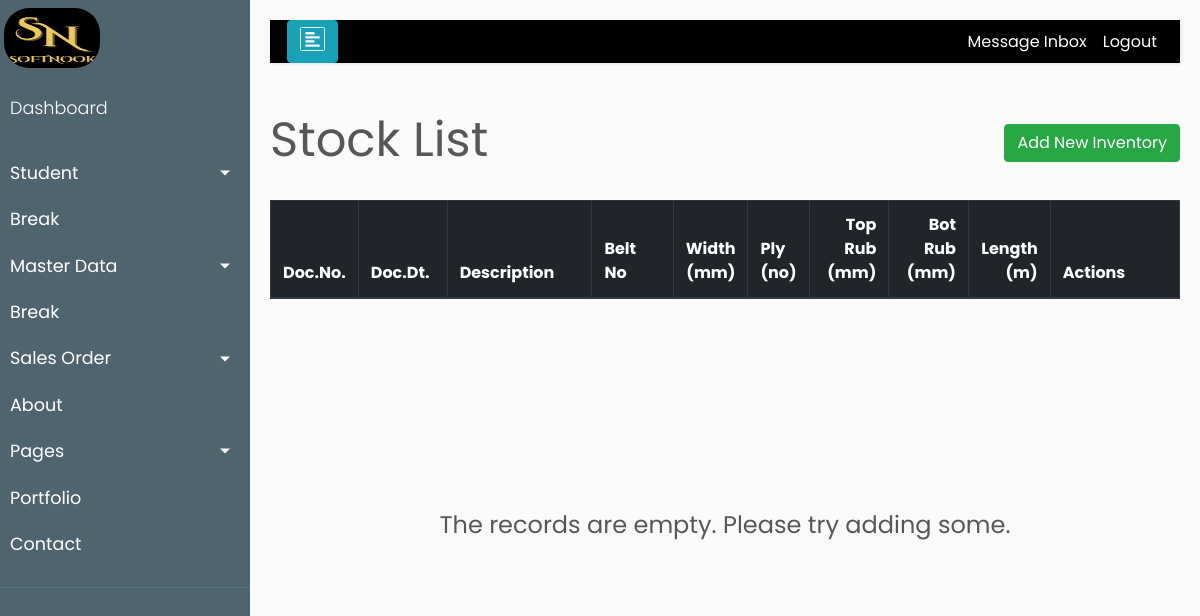
/product/stock/, run on an earlier commit of the app's database.
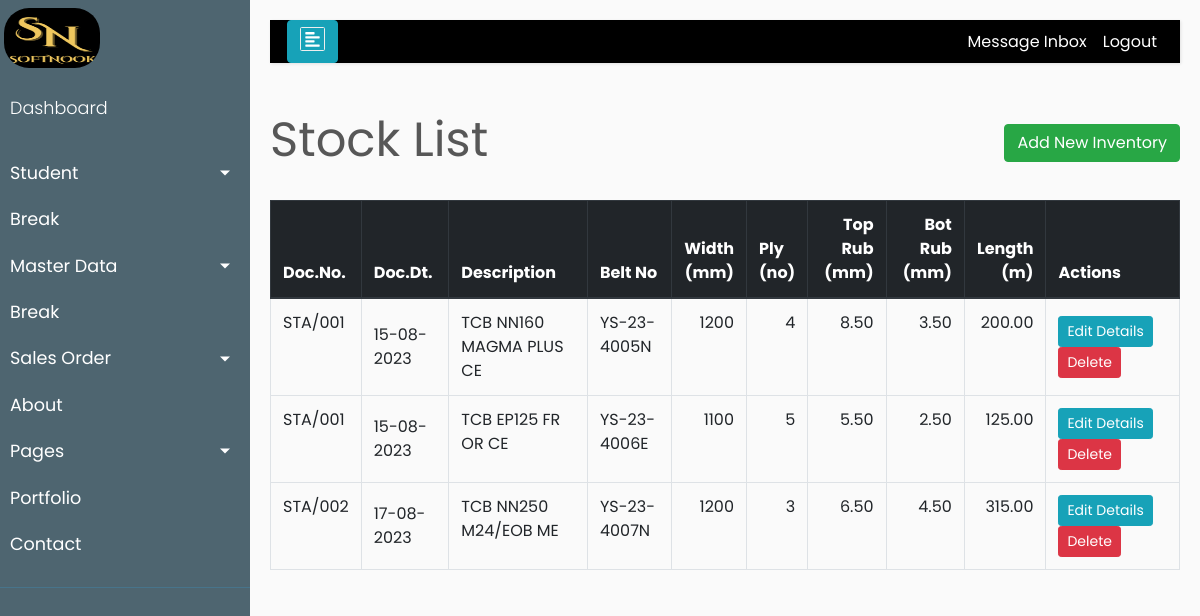
And on a later commit of the database.
### product/models.py (models this page shows, shortened)
class Stock(models.Model):
    id              = models.AutoField(primary_key=True)
    doc_no          = models.CharField(verbose_name='Doc.No.', max_length=20, null=True, blank=True)
    doc_dt          = models.DateField(verbose_name='Doc.Date', null=True, blank=True)
    belt_no         = models.CharField(verbose_name='Belt No', max_length=20, unique=True, null=True, blank=True)
    name            = models.CharField(verbose_name='Item Code', max_length=10, null=True, blank=True)
    prod_des        = models.ForeignKey(Product, on_delete = models.CASCADE, related_name='proddesc')
    item_text       = models.CharField(verbose_name='Item Description', max_length=100, null=True, blank=True)
    width           = models.IntegerField(verbose_name='Width(mm)',validators=[MinValueValidator(500), MaxValueValidator(1800)],null=True, blank=True)
    ply             = models.IntegerField(verbose_name='Ply(no)',validators=[MinValueValidator(2), MaxValueValidator(8)],null=True, blank=True)
    tr              = models.DecimalField(verbose_name='Top Rubber(mm)',validators=[MinValueValidator(1.5), MaxValueValidator(20.00)],max_digits=5, decimal_places=2,null=True,blank=True)
    br              = models.DecimalField(verbose_name='Bot Rubber(mm)',validators=[MinValueValidator(1.5), MaxValueValidator(20.00)],max_digits=5, decimal_places=2,null=True,blank=True)
    quantity        = models.DecimalField(verbose_name='Quantity(m)',validators=[MinValueValidator(10), MaxValueValidator(450.00)],max_digits=6, decimal_places=2,null=True,blank=True)
    is_deleted      = models.BooleanField(default=False)
    created_date    = models.DateTimeField(auto_now_add=True)
    modified_date   = models.DateTimeField(auto_now=True)
    fk_email 	    = models.ForeignKey(Account,verbose_name="email key", on_delete=models.CASCADE, null=True, blank=True)

class Product(models.Model):
    prod_code = models.CharField(verbose_name='Prod-Code', max_length=10, unique=True, null=True, blank=True)
    PROD_CHOICES    = (
 		 (None, 'Select'),
         ('01', 'SCB'),
         ('02', 'TCB'),
         ('03', 'S-PIPE'),
         ('04', 'T-PIPE'),
	)
    prod_tag        = models.CharField(verbose_name='Prod-Catg', max_length=7,
	                                  choices=PROD_CHOICES, null=True, blank=True)
    FAB_CHOICES     = (
 		 (None, 'Select'),
         ('01', 'NN'),
         ('02', 'EP'),
         ('03', 'PP'),
	)
    fab_type        = models.CharField(verbose_name='Fab-type', max_length=5,
	                                  choices=FAB_CHOICES, null=True, blank=True)
    FAB_DSG  = (
         (None, 'Select'),
         ('01', '90'),
         ('02', '100'),
         ('03', '125'),
         ('04', '160'),
         ('05', '200'),
         ('06', '250'),
         ('07', '315'),
         ('08', '350'),
         ('09', '400'),
         ('10', '450'),
         ('11', '500'),
    )
    fab_str         = models.CharField(verbose_name='Fab-Style', max_length=3,
	                                  choices=FAB_DSG, null=True, blank=True)
    grade           = models.ForeignKey("Grade", verbose_name="Grade", on_delete=models.CASCADE, null=True, blank=True)
    EDGE_CHOICES = (
 		 (None, 'Select'),
         ('01', 'CE'),
         ('02', 'ME'),
	)
    edge            = models.CharField(verbose_name='Edge', max_length=5,choices=EDGE_CHOICES, null=True, blank=True)
    ST_CHOICES = (
            (None, 'Select'),
            ('ST 1000','ST 1000'),
            ('ST 1250','ST 1250'),
            ('ST 1400','ST 1400'),
            ('ST 1600','ST 1600'),
            ('ST 1800','ST 1800'),
            ('ST 2000','ST 2000'),
            ('ST 2500','ST 2500'),
            ('ST 2800','ST 2800'),
            ('ST 3150','ST 3150'),
            ('ST 3500','ST 3500'),
            ('ST 4000','ST 4000'),
            ('ST 4500','ST 4500'),
            ('ST 5000','ST 5000'),
            ('ST 5400','ST 5400'),
            ('ST 6300','ST 6300'),
            ('ST 6800','ST 6800'),
            ('ST 7500','ST 7500'),
            ('ST 2250','ST 2250'),
	)
    st_rating       = models.CharField(verbose_name='Strength', max_length=7,choices=ST_CHOICES, null=True, blank=True)
    STCON_CHOICES   = (
 		 (None, 'Select'),
         ('01', '7x7'),
         ('02', '7x19'),
	)
    cord_const      = models.CharField(verbose_name='Cord Const.', max_length=15,choices=STCON_CHOICES, null=True, blank=True)
    prod_des        = models.CharField(verbose_name='Item Description', max_length=250, null=True, blank=True)
    created_date    = models.DateTimeField(auto_now_add=True)
    modified_date   = models.DateTimeField(auto_now=True)
    email 	        = models.ForeignKey(Account,verbose_name="email key", on_delete=models.CASCADE, null=True, blank=True)
    def __str__(self):
        return f'{self.prod_des}'

### product/views.py (the view)
# urls.py: path('stock/', StockListView.as_view(), name='stock-list'),
class StockListView(ListView):
    model = Stock
    template_name = "product/stock_list.html"
    queryset = Stock.objects.filter(is_deleted=False)

### product/templates/product/stock_list.html (shortened to what this page needs)
{% extends 'base.html' %}
{% load static %}
{% block content %}
    <div class="row" style="color: #575757; font-style: bold; font-size: 3rem;">
        <div class="col-md-8">Stock List</div>
        <div class="col-md-4">
            <div style="float:right;"> <a class="btn btn-success" href="{% url 'product:stock-create' %}">Add New Inventory</a> </div>
        </div>
    </div>
    <br>
    <table id="stock" class="table table-css table-hover table-bordered ">
        <thead class="thead-dark align-middle">
            <tr>
                <th width="7%">Doc.No.</th>
                <th width="10%">Doc.Dt.</th>
                <th width="17%">Description</th>
				<th width="10%">Belt No</th>
				<th width="7%" class="text-right">Width<br>(mm)</th>
				<th width="6%">Ply<br>(no)</th>
				<th width="9%" class="text-right">Top Rub<br>(mm)</th>
				<th width="9%" class="text-right">Bot Rub<br>(mm)</th>
				<th width="9%" class="text-right">Length<br>(m)</th>
                <th width="16%">Actions</th>
			</tr>
        </thead>
{% if object_list %}
        <tbody>
            {% for item in object_list %}
            <tr>
				<td class="align-left"> {{ item.doc_no }} </td>
                <td class="align-middle"> {{ item.doc_dt|date:"d-m-Y" }} </td>
				<td class="align-left"> {{ item.prod_des }} </td>
				<td class="align-left"> {{ item.belt_no }} </td>
				<td class="text-right"> {{ item.width }} </td>
				<td class="text-right"> {{ item.ply }} </td>
				<td class="text-right"> {{ item.tr }} </td>
				<td class="text-right"> {{ item.br }} </td>
				<td class="text-right"> {{ item.quantity }} </td>
				<td class="align-middle">
                    <div class="align-middle">
						<a href="{% url 'product:edit-stock' stock_id=item.id %}" class="btn btn-info btn-sm">Edit Details</a>
						<a href="{% url 'product:stock-delete' stock_id=item.id %}" class="btn btn-danger btn-sm">Delete</a>
					</div>
                </td>
            </tr>
            {% endfor %}
        </tbody>
    </table>
{% else %}
    </table>
    <br><br><br><br><br><br><br><br>
    <div style="color: #575757; font-style: bold; font-size: 1.5rem; text-align: center;">The records are empty. Please try adding some.</div>
{% endif %}
{% endblock content %}

### templates/base.html (shortened to what this page needs)
{% load static %}
<!DOCTYPE html>
<html>
<head>
    <link rel="stylesheet" href="https://stackpath.bootstrapcdn.com/bootstrap/4.1.0/css/bootstrap.min.css">
</head>
<body>
    <div class="wrapper">
        <nav id="sidebar">
            <div class="sidebar-header">
			 <img  class="img-bar" src="{% static 'image/softnook3.png' %}" alt="Soft Logo"  style="float:left;margin-top:8px;margin-left:4px;">
            </div>
			<br>
            <ul class="list-unstyled components">
                <p><a href="{% url 'dashboard'%}">Dashboard</a></p>
				<li>
                    <a href="#homeSubmenu" data-toggle="collapse" aria-expanded="false" class="dropdown-toggle">Student</a>
                </li>
				<li>
                    <a href="#">Break</a>
                </li>
				<li>
                    <a href="#prodSubmenu" data-toggle="collapse" aria-expanded="false" class="dropdown-toggle">Master Data</a>
				</li>
				<li>
                    <a href="#">Break</a>
                </li>
				<li>
					<a href="#orderSubmenu" data-toggle="collapse" aria-expanded="false" class="dropdown-toggle">Sales Order</a>
                </li>
                <li>
                    <a href="#">About</a>
                </li>
                <li>
                    <a href="#pageSubmenu" data-toggle="collapse" aria-expanded="false" class="dropdown-toggle">Pages</a>
                </li>
                <li>
                    <a href="#">Portfolio</a>
                </li>
                <li>
                    <a href="#">Contact</a>
                </li>
            </ul>
            <ul class="list-unstyled CTAs">
        </nav>
        <div id="content">
            <nav class="navbar navbar-expand-lg navbar-light bg-light">
                <div class="container-fluid">
                    <button type="button" id="sidebarCollapse" class="btn btn-info" style="margin-left:2px;" >
                        <i class='fas fa-align-left fa-border fa-1x' style='width:25px;'></i>
                    </button>
                    <div class="collapse navbar-collapse" id="navbarSupportedContent">
						<ul class="nav navbar-nav ml-auto">
							<li class="nav-item active">
								<a href="{% url 'account:inbox'%}" class="nav-link" style="color:white;">Message Inbox</a>
							</li>
                            <li class="nav-item active">
								<a href="{% url 'logout' %}" class="nav-link" style="color:white;">Logout</a>
                            </li>
                        </ul>
                    </div>
                </div>
            </nav>
			{% block error_messages %}
			<div class="row">
                <div class="col-md-12">
				</div>
			</div>
			{% endblock error_messages %}
			{% block content %}
			{% endblock content %}
    </div>
	<link rel="stylesheet" href="https://cdn.datatables.net/1.13.4/css/jquery.dataTables.min.css">
	<link rel="stylesheet" type="text/css" href="//cdn.datatables.net/1.11.5/css/jquery.dataTables.css">
</body>
</html>

### templates/base.html (style rules this page uses)
body { font-family: 'Poppins', sans-serif; background: #fafafa; }
p { font-family: 'Poppins', sans-serif; font-size: 1.1em; font-weight: 300; line-height: 1.7em; color: #999; }
a, a:hover, a:focus { color: inherit; text-decoration: none; transition: all 0.3s; }
.navbar { padding: 0px 0px; border: none; border-radius: 0; margin-bottom: 40px; box-shadow: 1px 1px 3px rgba(0, 0, 0, 0.1); }
.wrapper { display: flex; width: 100%; align-items: stretch; }
#sidebar { min-width: 250px; max-width: 250px; background: #4e6570; color: #fff; transition: all 0.3s; }
#sidebar .sidebar-header { padding: 20px; background: #4e6570; }
#sidebar ul.components { padding: 20px 0; border-bottom: 1px solid #47748b; }
#sidebar ul p { color: #fff; padding: 10px; }
#sidebar ul li a { padding: 10px; font-size: 1.1em; display: block; }
a[data-toggle="collapse"] { position: relative; }
.dropdown-toggle::after { display: block; position: absolute; top: 50%; right: 20px; transform: translateY(-50%); }
ul.CTAs { padding: 20px; }
#content { width: 100%; padding: 20px; min-height: 100vh; transition: all 0.3s; }
.container-fluid { background-color: black; }
.img-bar { position: fixed; top: 0; left: 0; width: 8%; height: 60px; border-radius: 25px; background-blend-mode: luminosity; }

What changed in the data, as far as the page shows it:
added Stock: doc_no "STA/001", doc_dt "15-08-2023", prod_des "TCB NN160 MAGMA PLUS CE", belt_no "YS-23-4005N", width "1200", ply "4", tr "8.50", br "3.50", quantity "200.00"
added Stock: doc_no "STA/001", doc_dt "15-08-2023", prod_des "TCB EP125 FR OR CE", belt_no "YS-23-4006E", width "1100", ply "5", tr "5.50", br "2.50", quantity "125.00"
added Stock: doc_no "STA/002", doc_dt "17-08-2023", prod_des "TCB NN250 M24/EOB ME", belt_no "YS-23-4007N", width "1200", ply "3", tr "6.50", br "4.50", quantity "315.00"
Also different on the page:
text no longer shown: "The records are empty. Please try adding some."
